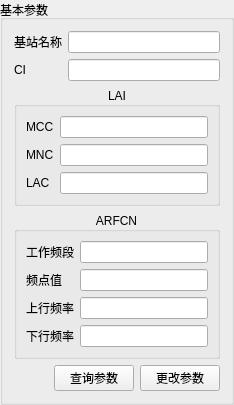
         <widget class="QGroupBox" name="groupBox_BTSMain">
          <property name="sizePolicy">
           <sizepolicy hsizetype="Preferred" vsizetype="Preferred">
            <horstretch>0</horstretch>
            <verstretch>0</verstretch>
           </sizepolicy>
          </property>
          <property name="title">
           <string>基本参数</string>
          </property>
          <layout class="QVBoxLayout" name="verticalLayout_7" stretch="2,4,5,0">
           <item>
            <layout class="QGridLayout" name="gridLayout_baseConfig">
             <item row="0" column="0">
              <widget class="QLabel" name="label_6">
               <property name="text">
                <string>基站名称</string>
               </property>
              </widget>
             </item>
             <item row="0" column="1">
              <widget class="QLineEdit" name="lineEdit_name"/>
             </item>
             <item row="1" column="0">
              <widget class="QLabel" name="label_8">
               <property name="text">
                <string>CI</string>
               </property>
              </widget>
             </item>
             <item row="1" column="1">
              <widget class="QLineEdit" name="lineEdit_CI"/>
             </item>
            </layout>
           </item>
           <item>
            <widget class="QGroupBox" name="groupBox_LAI">
             <property name="title">
              <string>LAI</string>
             </property>
             <property name="alignment">
              <set>Qt::AlignCenter</set>
             </property>
             <layout class="QGridLayout" name="gridLayout_3">
              <item row="0" column="0">
               <widget class="QLabel" name="label_11">
                <property name="text">
                 <string>MCC</string>
                </property>
               </widget>
              </item>
              <item row="0" column="1">
               <widget class="QLineEdit" name="lineEdit_MCC"/>
              </item>
              <item row="1" column="0">
               <widget class="QLabel" name="label_12">
                <property name="text">
                 <string>MNC</string>
                </property>
               </widget>
              </item>
              <item row="1" column="1">
               <widget class="QLineEdit" name="lineEdit_MNC"/>
              </item>
              <item row="2" column="0">
               <widget class="QLabel" name="label_13">
                <property name="text">
                 <string>LAC</string>
                </property>
               </widget>
              </item>
              <item row="2" column="1">
               <widget class="QLineEdit" name="lineEdit_LAC"/>
              </item>
             </layout>
            </widget>
           </item>
           <item>
            <widget class="QGroupBox" name="groupBox_ARFCN">
             <property name="title">
              <string>ARFCN</string>
             </property>
             <property name="alignment">
              <set>Qt::AlignCenter</set>
             </property>
             <layout class="QGridLayout" name="gridLayout_4">
              <item row="0" column="0">
               <widget class="QLabel" name="label_14">
                <property name="text">
                 <string>工作频段</string>
                </property>
               </widget>
              </item>
              <item row="0" column="1">
               <widget class="QLineEdit" name="lineEdit_brand"/>
              </item>
              <item row="1" column="0">
               <widget class="QLabel" name="label_15">
                <property name="text">
                 <string>频点值</string>
                </property>
               </widget>
              </item>
              <item row="1" column="1">
               <widget class="QLineEdit" name="lineEdit_ARFCN"/>
              </item>
              <item row="2" column="0">
               <widget class="QLabel" name="label_16">
                <property name="text">
                 <string>上行频率</string>
                </property>
               </widget>
              </item>
              <item row="2" column="1">
               <widget class="QLineEdit" name="lineEdit_upward"/>
              </item>
              <item row="3" column="0">
               <widget class="QLabel" name="label_17">
                <property name="text">
                 <string>下行频率</string>
                </property>
               </widget>
              </item>
              <item row="3" column="1">
               <widget class="QLineEdit" name="lineEdit_downward"/>
              </item>
             </layout>
            </widget>
           </item>
           <item>
            <layout class="QHBoxLayout" name="horizontalLayout_12">
             <item>
              <spacer name="horizontalSpacer_2">
               <property name="orientation">
                <enum>Qt::Horizontal</enum>
               </property>
               <property name="sizeHint" stdset="0">
                <size>
                 <width>40</width>
                 <height>20</height>
                </size>
               </property>
              </spacer>
             </item>
             <item>
              <widget class="QPushButton" name="pushButton">
               <property name="text">
                <string>查询参数</string>
               </property>
              </widget>
             </item>
             <item>
              <widget class="QPushButton" name="pushButton_BTSOK">
               <property name="text">
                <string>更改参数</string>
               </property>
              </widget>
             </item>
            </layout>
           </item>
          </layout>
         </widget>
